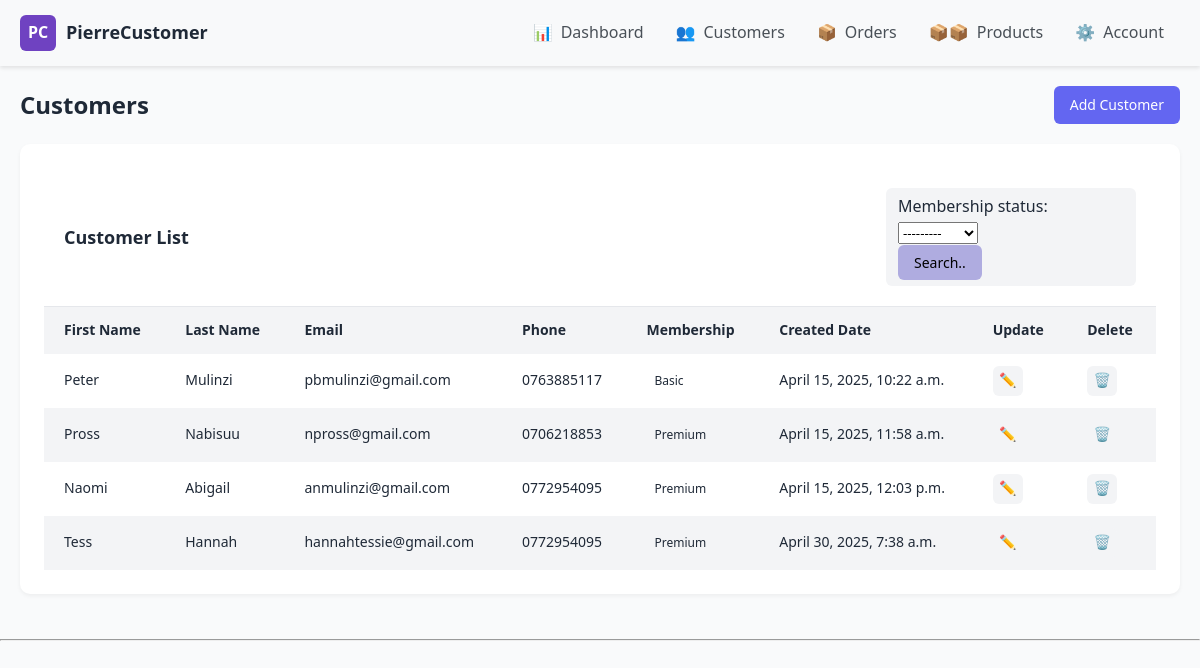
Page /customerPage/ on the earlier database version.
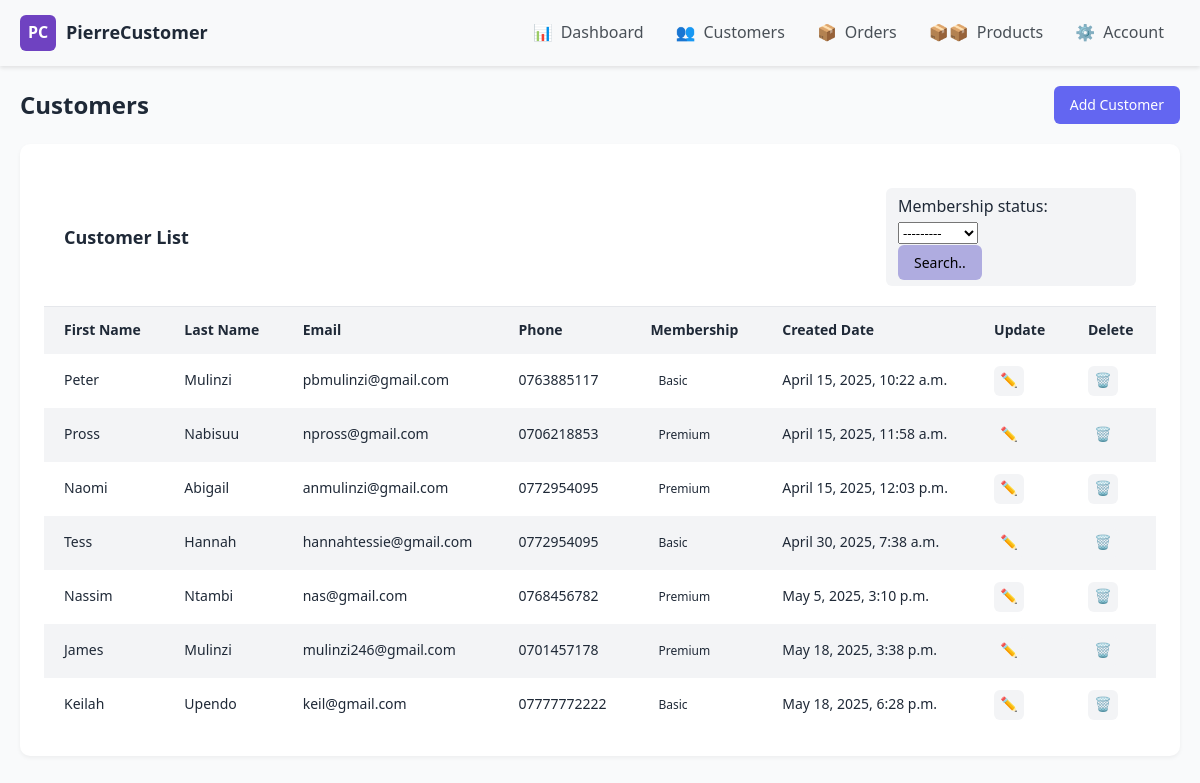
Same page on the later database version.
### pierre_CMS_App/models.py (models this page shows, shortened)
class Customer(models.Model):
    STATUS = (
        ('Premium', 'Premium'),
        ('Basic', 'Basic'),
    )
    first_name = models.CharField(max_length = 200)
    last_name = models.CharField(max_length = 200)
    phone = models.CharField(max_length=200)
    email = models.EmailField(max_length=200, null=True)
    address = models.CharField(max_length=200)
    date_created = models.DateTimeField(auto_now_add=True)
    membership_status = models.CharField(max_length=200, choices=STATUS, default='Basic')

### pierre_CMS_App/views.py (the view)
# urls.py: path('customerPage/', views.customers, name='customersPage'),
def customers(request):
    customers = Customer.objects.all()
    cust_form = CustomerForm(request.POST)
    myFilter = CustomerFilter(request.GET, queryset=customers)
    customers = myFilter.qs
    if request.method == 'POST' and cust_form.is_valid():
        cust_form.save()
        return redirect('dashboard')
    else:
        cust_form = CustomerForm()
    context = {
        'customers': customers,
        'cust_form': cust_form,
        'myFilter' : myFilter,
    }
    return render(request, 'pierre_CMS_App/customerPage.html', context)

### pierre_CMS_App/forms.py
class CustomerForm(ModelForm):
    class Meta:
        model = Customer
        fields = ['first_name', 'last_name', 'phone', 'email', 'address', 'membership_status']

### pierre_CMS_App/templates/pierre_CMS_App/customerPage.html
{% extends "pierre_CMS_App/main.html" %}
{% block content %}
<div class="main">
    <div class="page-header">
        <h1 class="page-title">Customers</h1>
        <a class="btn btn-primary" href="{% url 'addCustomer' %}" style="text-decoration: none;">Add Customer</a>
    </div>
    <div class="card">
        <div class="card-header">
            <h2 class="card-title">Customer List</h2>
            <div class="filters">
                <div class="search-box">
                    <form method="get">
                        {{myFilter.form}}
                        <button class="btn btn-primry btn-outline-info" type="submit" style="background-color: rgb(175, 172, 224);">Search..</button>
                    </form>
                </div>
            </div>
        </div>
        <table>
            <thead>
                <tr>
                    <th>First Name</th>
                    <th>Last Name</th>
                    <th>Email</th>
                    <th>Phone</th>
                    <th>Membership</th>
                    <th>Created Date</th>
                    <th>Update</th>
                    <th>Delete</th>
                </tr>
            </thead>
            <tbody>
                {% for cust in customers %}
                    <tr>
                        <td>{{cust.first_name}}</td>
                        <td>{{cust.last_name}}</td>
                        <td>{{cust.email}}</td>
                        <td>{{cust.phone}}</td>
                        <td><span class="status">{{cust.membership_status}}</span></td>
                        <td>{{cust.date_created}}</td>
                        <td>
                            <a class="btn-icon btn-edit" href="{% url 'updateCustomer' cust.id %}" style="text-decoration: none;">✏️</a>
                        </td>
                        <td>
                            <a class="btn-icon btn-delete" href="{% url 'deleteCustomerrr' cust.id %}" style="text-decoration: none;">🗑️</a>
                        </td>
                    </tr>
                {% endfor %}
            </tbody>
        </table>
    </div>
</div>
{% endblock %}

Differences in the rows shown:
changed Customer "Tess": membership_status "Premium" → "Basic"
added Customer: first_name "Nassim", last_name "Ntambi", email "nas@gmail.com", phone "0768456782", membership_status "Premium", date_created "May 5, 2025, 3:10 p.m."
added Customer: first_name "James", last_name "Mulinzi", email "mulinzi246@gmail.com", phone "0701457178", membership_status "Premium", date_created "May 18, 2025, 3:38 p.m."
added Customer: first_name "Keilah", last_name "Upendo", email "keil@gmail.com", phone "07777772222", membership_status "Basic", date_created "May 18, 2025, 6:28 p.m."
